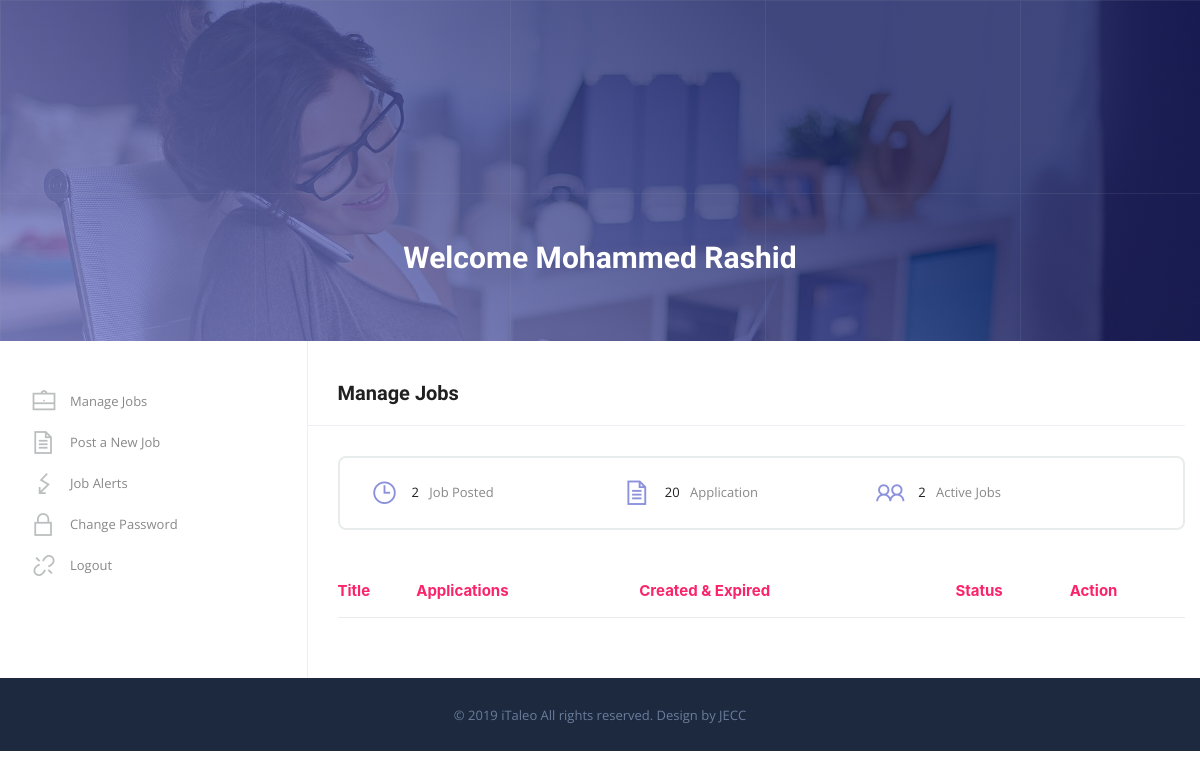
Before: /employer_dashboard/ (signed in) with the older database file.
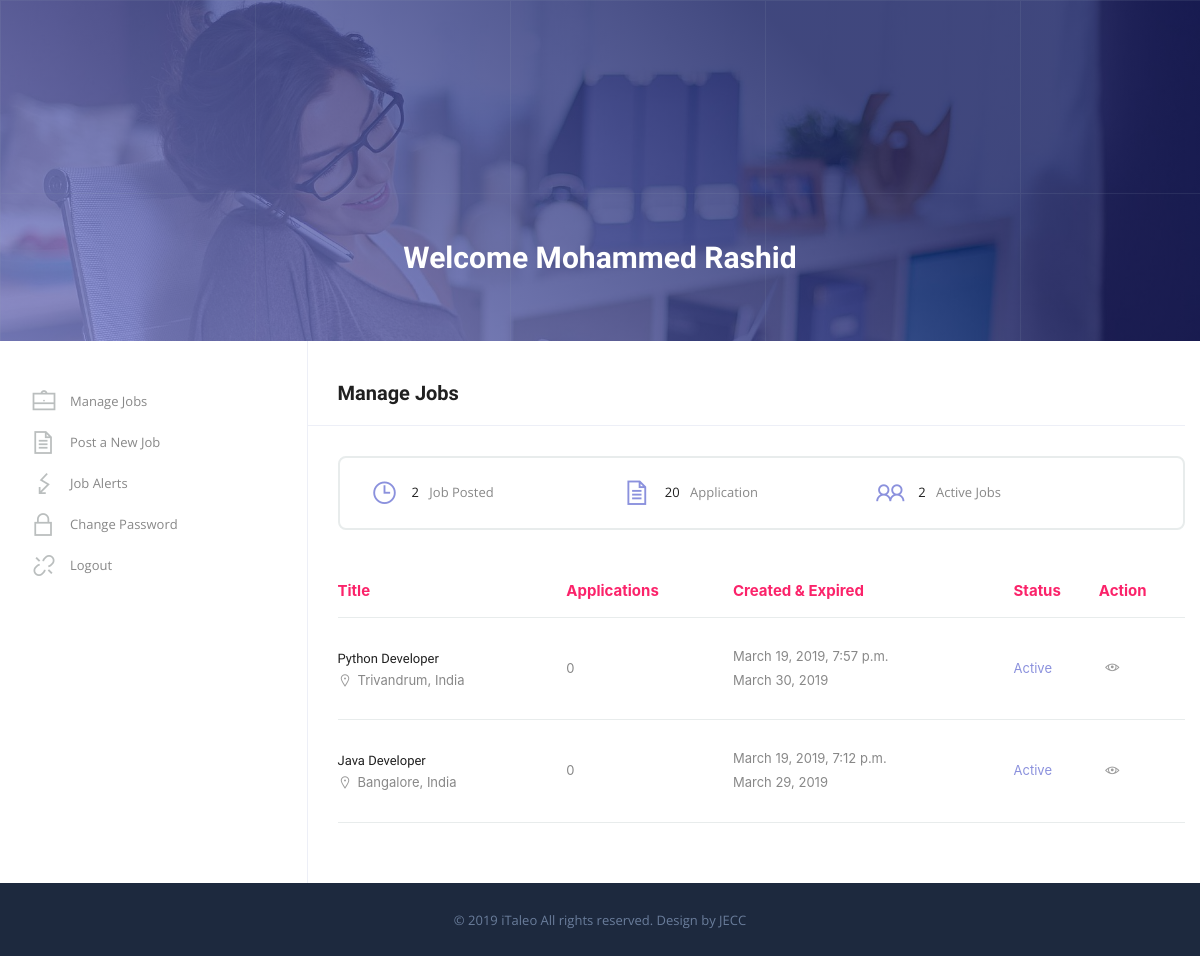
After: the same page with the newer database file.
### app/models.py (models this page shows)
class JobDetails(models.Model):
    job_code = models.CharField(max_length=100, primary_key=True)
    job_title = models.CharField(max_length=100)
    job_description = models.CharField(max_length=1000)
    job_type = models.CharField(max_length=100)
    job_categories = models.CharField(max_length=100)
    minimum_salary = models.DecimalField(max_digits=14, decimal_places=2)
    maximum_salary = models.DecimalField(max_digits=14, decimal_places=2)
    career_level = models.CharField(max_length=100)
    minimum_experience = models.IntegerField(default=0)
    maximum_experience = models.IntegerField(default=0)
    required_gender = models.CharField(max_length=10)
    industry = models.CharField(max_length=100)
    qualification = models.CharField(max_length=100)
    application_deadline = models.DateField(blank=True)
    key_skills = models.CharField(max_length=500)
    secondary_skills = models.CharField(max_length=500, null=True)
    country = models.CharField(max_length=100, blank=True)
    city = models.CharField(max_length=100, blank=True)
    status = models.CharField(max_length=100, default='Active')
    total_applied = models.IntegerField(default=0)
    created_by = models.ForeignKey(User, on_delete=models.PROTECT)
    creation_date = models.DateTimeField(default=datetime.now)
    education_detail_desc = models.CharField(max_length=1000, blank=True, null=True)
    skill_detailed_desc = models.CharField(max_length=1000, blank=True, null=True)

### app/views.py (the view)
# urls.py: url(r'^employer_dashboard/$', app_views.show_employer_dashboard, name='employer_dashboard'),
@login_required
def show_employer_dashboard(request):
    all_jobs = JobDetails.objects.all().order_by('-creation_date')
    return_obj = {
        "jobDetails": all_jobs
    }
    return render(request, 'employer_manage_jobs.html', return_obj)

### app/templates/employer_manage_jobs.html (shortened to what this page needs)
<!DOCTYPE html>
{% load static %}
<html>
<head>
	<link rel="stylesheet" type="text/css" href="{% static 'css/bootstrap-grid.css' %}" />
	<link rel="stylesheet" href="{% static 'css/icons.css' %}">
	<link rel="stylesheet" href="{% static 'css/animate.min.css' %}">
	<link rel="stylesheet" type="text/css" href="{% static 'css/style.css' %}" />
	<link rel="stylesheet" type="text/css" href="{% static 'css/responsive.css' %}" />
	<link rel="stylesheet" type="text/css" href="{% static 'css/chosen.css' %}" />
	<link rel="stylesheet" type="text/css" href="{% static 'css/colors/colors.css' %}" />
<link rel="stylesheet" type="text/css" href="{% static 'css/bootstrap.css' %}" />
<link rel="stylesheet" href="https://maxcdn.bootstrapcdn.com/font-awesome/4.5.0/css/font-awesome.min.css" />
</head>
<body>
<div class="theme-layout" id="scrollup">
	<section class="overlape">
		<div class="block no-padding">
			<div data-velocity="-.1" style="background: url({% static 'images/resource/parallax1.jpg' %}) repeat scroll 50% 422.28px transparent;" class="parallax scrolly-invisible no-parallax"></div>
			<div class="container fluid">
				<div class="row">
					<div class="col-lg-12">
						<div class="inner-header">
							<h3>Welcome {{user.first_name}} {{user.last_name}}</h3>
						</div>
					</div>
				</div>
			</div>
		</div>
	</section>
	<section>
		<div class="block no-padding">
			<div class="container">
				 <div class="row no-gape">
				 	<aside class="col-lg-3 column border-right">
				 		<div class="widget">
				 			<div class="tree_widget-sec">
				 				<ul>
				 					<li>
				 						<a href="/employer_dashboard" title=""><i class="la la-briefcase"></i>Manage Jobs</a>
				 					</li>
				 					<li>
				 						<a href="/create_job" title=""><i class="la la-file-text"></i>Post a New Job</a>
				 					</li>
				 					<li>
				 						<a href="#" title=""><i class="la la-flash"></i>Job Alerts</a>
				 					</li>
				 					<li>
				 						<a href="#" title=""><i class="la la-lock"></i>Change Password</a>
				 					</li>
				 					<li><a href="/employer_logout" title=""><i class="la la-unlink"></i>Logout</a></li>
				 				</ul>
				 			</div>
				 		</div>
				 	</aside>
				 	<div class="col-lg-9 column">
				 		<div class="padding-left">
					 		<div class="manage-jobs-sec">
					 			<h3>Manage Jobs</h3>
					 			<div class="extra-job-info">
						 			<span><i class="la la-clock-o"></i><strong>2</strong> Job Posted</span>
						 			<span><i class="la la-file-text"></i><strong>20</strong> Application</span>
						 			<span><i class="la la-users"></i><strong>2</strong> Active Jobs</span>
						 		</div>
						 		<table>
						 			<thead>
						 				<tr>
						 					<td>Title</td>
						 					<td>Applications</td>
						 					<td>Created & Expired</td>
						 					<td>Status</td>
						 					<td>Action</td>
						 				</tr>
						 			</thead>
						 			<tbody>
									{% for job in jobDetails %}
						 				<tr>
						 					<td>
						 						<div class="table-list-title">
						 							<h3><a href="#" title="">{{	job.job_title }}</a></h3>
						 							<span><i class="la la-map-marker"></i>{{	job.city }}, {{	job.country }}</span>
						 						</div>
						 					</td>
						 					<td>
						 						<span class="applied-field">{{	job.total_applied }}</span>
						 					</td>
						 					<td>
						 						<span>{{	job.creation_date}}</span><br />
						 						<span>{{	job.application_deadline }}</span>
						 					</td>
						 					<td>
						 						<span class="status active">{{	job.status }}</span>
						 					</td>
						 					<td>
						 						<ul class="action_job">
						 							<li><span>View Job</span><a href="/employer_view_job/{{	job.job_code }}" title=""><i class="la la-eye"></i></a></li>
						 						</ul>
						 					</td>
						 				</tr>
									{% endfor %}
						 			</tbody>
						 		</table>
					 		</div>
					 	</div>
					</div>
				 </div>
			</div>
		</div>
	</section>
	<footer>
		<div class="bottom-line">
			<span>© 2019 iTaleo All rights reserved. Design by JECC</span>
		</div>
	</footer>
</div>
</body>
</html>

Changed rows visible on the page:
added JobDetails: job_title "Python Developer", city "Trivandrum", country "India", total_applied "0", creation_date "March 19, 2019, 7:57 p.m.", application_deadline "March 30, 2019", status "Active"
added JobDetails: job_title "Java Developer", city "Bangalore", country "India", total_applied "0", creation_date "March 19, 2019, 7:12 p.m.", application_deadline "March 29, 2019", status "Active"
